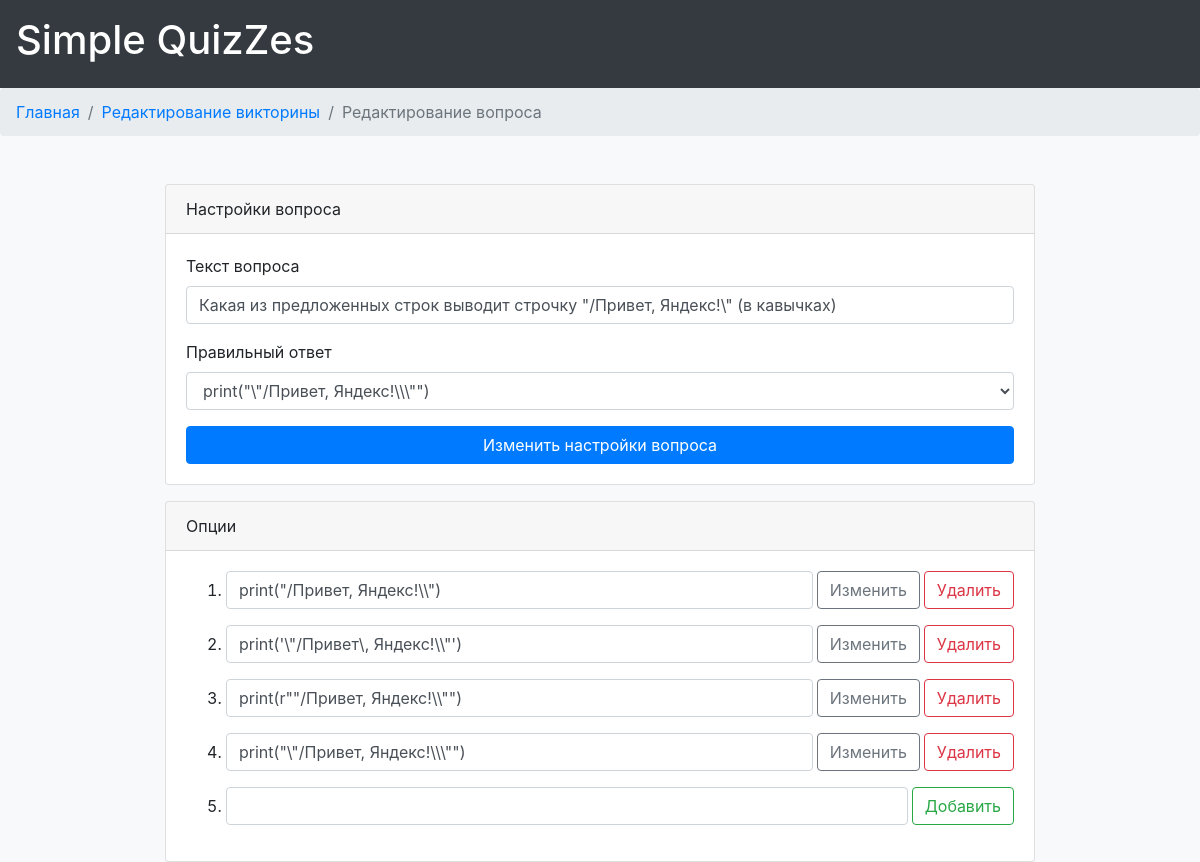
The app's page /question/3/edit with its own data.
### data/question.py (models this page shows, shortened)
class Question(SqlAlchemyBase):
    __tablename__ = 'question'
    id = sa.Column(sa.Integer, primary_key=True, autoincrement=True)
    text = sa.Column(sa.String)
    quiz_id = sa.Column(sa.Integer, sa.ForeignKey('quiz.id', ondelete="CASCADE"))
    quiz = orm.relation('Quiz')
    options = orm.relation("Option", back_populates='question')

### data/option.py (models this page shows, shortened)
class Option(SqlAlchemyBase):
    __tablename__ = 'option'
    id = sa.Column(sa.Integer, primary_key=True, autoincrement=True)
    text = sa.Column(sa.String)
    is_answer = sa.Column(sa.Boolean, default=False)
    question_id = sa.Column(sa.Integer, sa.ForeignKey('question.id', ondelete="CASCADE"))
    question = orm.relation('Question')

### main.py (the view, shortened to what this page needs)
    @app.route('/question/<int:question_id>/edit', methods=['GET', 'POST'])
    def edit_question(question_id):
        session = db_session.create_session()
        if request.method == 'GET':
            question = session.query(Question).get(question_id)
            if not question:
                return 'Question with that id not found'
            return render_template('edit_question.html', question=question)

### data/db_session.py (called while the page is built)
def create_session() -> Session:
    global __factory
    return __factory()

### templates/edit_question.html (shortened to what this page needs)
{% extends 'base.html' %}
{% block nav %}
    <li class="breadcrumb-item"><a href="{{ url_for('index') }}">Главная</a></li>
    <li class="breadcrumb-item" aria-current="page"><a href="{{ url_for('edit_quiz', quiz_id=question.quiz_id) }}">Редактирование
        викторины</a></li>
    <li class="breadcrumb-item active" aria-current="page">Редактирование вопроса</li>
{% endblock %}
{% block content %}
    <form class="card mb-3" method="post">
        <div class="card-header">Настройки вопроса</div>
        <div class="card-body">
            <div class="form-group">
                <label for="question-text">Текст вопроса</label>
                <input class="form-control" id="question-text" type="text" name="question_text"
                       value="{{ question.text }}">
            </div>
            <div class="form-group">
                <label for="right-option">Правильный ответ</label>
                <select class="form-control" id="right-option" name="right_option">
                    {% for option in question.options %}
                        <option value="{{ option.id }}"
                                {% if option.is_answer %}selected{% endif %}>{{ option.text }}</option>
                    {% endfor %}
                </select>
            </div>
            <input class="btn btn-primary btn-block" type="submit" value="Изменить настройки вопроса">
        </div>
    </form>
    <div class="card">
        <div class="card-header">Опции</div>
        <div class="card-body">
            <ol>
                {% for option in question.options %}
                    <li class="mb-3">
                        <form class="form-inline" method="post">
                            <input class="form-control flex-fill mr-1" type="text" name="option_text"
                                   value="{{ option.text }}">
                            <input class="btn btn-outline-secondary mr-1" type="submit" name="option_edit"
                                   value="Изменить">
                            {% if question.options|length != 1 %}
                                <input class="btn btn-outline-danger" type="submit" name="option_delete"
                                       value="Удалить">
                            {% endif %}
                        </form>
                    </li>
                {% endfor %}
                <li>
                    <form class="form-inline" method="post">
                        <input class="form-control flex-fill mr-1" type="text" name="option_text">
                        <input class="btn btn-outline-success" type="submit" name="option_add" value="Добавить">
                    </form>
                </li>
            </ol>
        </div>
    </div>
{% endblock %}

### records on screen
Question: question_text "Какая из предложенных строк выводит строчку \"/Привет, Яндекс!\\\" (в кавычках)"
Option: option_text "print(\"/Привет, Яндекс!\\\\\")"
Option: option_text "print('\\\"/Привет\\, Яндекс!\\\\\"')"
Option: option_text "print(r\"\"/Привет, Яндекс!\\\\\"\")"
Option: option_text "print(\"\\\"/Привет, Яндекс!\\\\\\\"\")"

### other values on screen
form field right_option "print(\"\\\"/Привет, Яндекс!\\\\\\\"\")"
